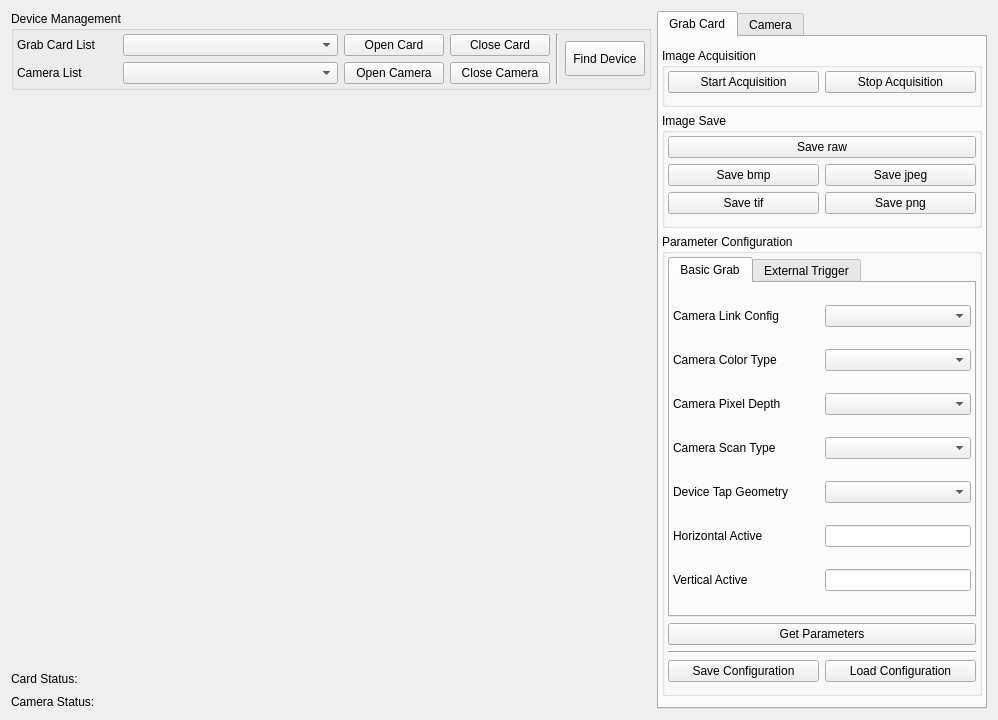
<?xml version="1.0" encoding="UTF-8"?>
<ui version="4.0">
 <class>BasicDemo_SG3000_CLClass</class>
 <widget class="QMainWindow" name="BasicDemo_SG3000_CLClass">
  <property name="geometry">
   <rect>
    <x>0</x>
    <y>0</y>
    <width>998</width>
    <height>671</height>
   </rect>
  </property>
  <property name="windowTitle">
   <string>BasicDemo_SG3000_CL</string>
  </property>
  <widget class="QWidget" name="centralWidget">
   <layout class="QHBoxLayout" name="horizontalLayout_8">
    <item>
     <layout class="QVBoxLayout" name="verticalLayout_2" stretch="0,1">
      <item>
       <widget class="QGroupBox" name="sgControlGrp">
        <property name="title">
         <string>Device Management</string>
        </property>
        <layout class="QHBoxLayout" name="horizontalLayout_29" stretch="1,0,0">
         <property name="leftMargin">
          <number>3</number>
         </property>
         <property name="topMargin">
          <number>3</number>
         </property>
         <property name="rightMargin">
          <number>3</number>
         </property>
         <property name="bottomMargin">
          <number>3</number>
         </property>
         <item>
          <layout class="QVBoxLayout" name="verticalLayout">
           <item>
            <layout class="QHBoxLayout" name="horizontalLayout_2">
             <item>
              <layout class="QHBoxLayout" name="horizontalLayout">
               <item>
                <widget class="QLabel" name="label_20">
                 <property name="maximumSize">
                  <size>
                   <width>100</width>
                   <height>16777215</height>
                  </size>
                 </property>
                 <property name="text">
                  <string>Grab Card List</string>
                 </property>
                </widget>
               </item>
               <item>
                <widget class="QComboBox" name="sgListBox">
                 <property name="minimumSize">
                  <size>
                   <width>0</width>
                   <height>0</height>
                  </size>
                 </property>
                </widget>
               </item>
              </layout>
             </item>
             <item>
              <widget class="QPushButton" name="sgOpenBtn">
               <property name="maximumSize">
                <size>
                 <width>100</width>
                 <height>16777215</height>
                </size>
               </property>
               <property name="text">
                <string>Open Card</string>
               </property>
              </widget>
             </item>
             <item>
              <widget class="QPushButton" name="sgCloseBtn">
               <property name="maximumSize">
                <size>
                 <width>100</width>
                 <height>16777215</height>
                </size>
               </property>
               <property name="text">
                <string>Close Card</string>
               </property>
              </widget>
             </item>
            </layout>
           </item>
           <item>
            <layout class="QHBoxLayout" name="horizontalLayout_5">
             <item>
              <layout class="QHBoxLayout" name="horizontalLayout_4">
               <item>
                <widget class="QLabel" name="label_21">
                 <property name="maximumSize">
                  <size>
                   <width>100</width>
                   <height>16777215</height>
                  </size>
                 </property>
                 <property name="text">
                  <string>Camera List</string>
                 </property>
                </widget>
               </item>
               <item>
                <widget class="QComboBox" name="camListBox"/>
               </item>
              </layout>
             </item>
             <item>
              <widget class="QPushButton" name="camOpenBtn">
               <property name="maximumSize">
                <size>
                 <width>100</width>
                 <height>16777215</height>
                </size>
               </property>
               <property name="text">
                <string>Open Camera</string>
               </property>
              </widget>
             </item>
             <item>
              <widget class="QPushButton" name="camCloseBtn">
               <property name="maximumSize">
                <size>
                 <width>100</width>
                 <height>16777215</height>
                </size>
               </property>
               <property name="text">
                <string>Close Camera</string>
               </property>
              </widget>
             </item>
            </layout>
           </item>
          </layout>
         </item>
         <item>
          <widget class="Line" name="line_3">
           <property name="orientation">
            <enum>Qt::Vertical</enum>
           </property>
          </widget>
         </item>
         <item>
          <widget class="QPushButton" name="enumBtn">
           <property name="minimumSize">
            <size>
             <width>0</width>
             <height>35</height>
            </size>
           </property>
           <property name="text">
            <string>Find Device</string>
           </property>
          </widget>
         </item>
        </layout>
       </widget>
      </item>
      <item>
       <layout class="QVBoxLayout" name="verticalLayout_5" stretch="1,0">
        <item>
         <widget class="QLabel" name="imgLabel">
          <property name="minimumSize">
           <size>
            <width>640</width>
            <height>512</height>
           </size>
          </property>
          <property name="text">
           <string/>
          </property>
         </widget>
        </item>
        <item>
         <layout class="QGridLayout" name="gridLayout" columnstretch="0,0,0">
          <item row="0" column="1">
           <widget class="QLabel" name="sgStatusTip">
            <property name="minimumSize">
             <size>
              <width>120</width>
              <height>0</height>
             </size>
            </property>
            <property name="text">
             <string/>
            </property>
           </widget>
          </item>
          <item row="0" column="0">
           <widget class="QLabel" name="label_9">
            <property name="text">
             <string>Card Status:</string>
            </property>
           </widget>
          </item>
          <item row="1" column="0">
           <widget class="QLabel" name="label_25">
            <property name="text">
             <string>Camera Status:</string>
            </property>
           </widget>
          </item>
          <item row="0" column="2">
           <widget class="QLabel" name="imgLabelTip">
            <property name="minimumSize">
             <size>
              <width>0</width>
              <height>20</height>
             </size>
            </property>
            <property name="text">
             <string/>
            </property>
            <property name="alignment">
             <set>Qt::AlignRight|Qt::AlignTrailing|Qt::AlignVCenter</set>
            </property>
           </widget>
          </item>
          <item row="1" column="1">
           <widget class="QLabel" name="camStatusTip">
            <property name="minimumSize">
             <size>
              <width>80</width>
              <height>0</height>
             </size>
            </property>
            <property name="text">
             <string/>
            </property>
           </widget>
          </item>
         </layout>
        </item>
       </layout>
      </item>
     </layout>
    </item>
    <item>
     <widget class="QTabWidget" name="devTabWidget">
      <property name="currentIndex">
       <number>0</number>
      </property>
      <widget class="QWidget" name="sgTab">
       <attribute name="title">
        <string>Grab Card</string>
       </attribute>
       <layout class="QVBoxLayout" name="verticalLayout_4" stretch="0,0,1">
        <property name="leftMargin">
         <number>3</number>
        </property>
        <property name="rightMargin">
         <number>3</number>
        </property>
        <item>
         <widget class="QGroupBox" name="imgCaptureGrp">
          <property name="title">
           <string>Image Acquisition</string>
          </property>
          <layout class="QVBoxLayout" name="verticalLayout_7">
           <property name="leftMargin">
            <number>3</number>
           </property>
           <property name="topMargin">
            <number>3</number>
           </property>
           <property name="rightMargin">
            <number>3</number>
           </property>
           <item>
            <layout class="QHBoxLayout" name="horizontalLayout_17">
             <item>
              <widget class="QPushButton" name="startGrabBtn">
               <property name="text">
                <string>Start Acquisition</string>
               </property>
              </widget>
             </item>
             <item>
              <widget class="QPushButton" name="stopGrabBtn">
               <property name="text">
                <string>Stop Acquisition</string>
               </property>
              </widget>
             </item>
            </layout>
           </item>
          </layout>
         </widget>
        </item>
        <item>
         <widget class="QGroupBox" name="imgSaveGrp">
          <property name="title">
           <string>Image Save</string>
          </property>
          <layout class="QVBoxLayout" name="verticalLayout_3">
           <property name="spacing">
            <number>6</number>
           </property>
           <property name="leftMargin">
            <number>3</number>
           </property>
           <property name="topMargin">
            <number>3</number>
           </property>
           <property name="rightMargin">
            <number>3</number>
           </property>
           <item>
            <widget class="QPushButton" name="saveRawBtn">
             <property name="text">
              <string>Save raw</string>
             </property>
            </widget>
           </item>
           <item>
            <layout class="QHBoxLayout" name="horizontalLayout_6">
             <item>
              <widget class="QPushButton" name="saveBmpBtn">
               <property name="text">
                <string>Save bmp</string>
               </property>
              </widget>
             </item>
             <item>
              <widget class="QPushButton" name="saveJpegBtn">
               <property name="text">
                <string>Save jpeg</string>
               </property>
              </widget>
             </item>
            </layout>
           </item>
           <item>
            <layout class="QHBoxLayout" name="horizontalLayout_7">
             <item>
              <widget class="QPushButton" name="saveTifBtn">
               <property name="text">
                <string>Save tif</string>
               </property>
              </widget>
             </item>
             <item>
              <widget class="QPushButton" name="savePngBtn">
               <property name="text">
                <string>Save png</string>
               </property>
              </widget>
             </item>
            </layout>
           </item>
          </layout>
         </widget>
        </item>
        <item>
         <widget class="QGroupBox" name="sgParamConfigGrp">
          <property name="title">
           <string>Parameter Configuration</string>
          </property>
          <layout class="QVBoxLayout" name="verticalLayout_12">
           <property name="leftMargin">
            <number>3</number>
           </property>
           <property name="topMargin">
            <number>3</number>
           </property>
           <property name="rightMargin">
            <number>3</number>
           </property>
           <item>
            <widget class="QTabWidget" name="tabWidget_2">
             <property name="currentIndex">
              <number>0</number>
             </property>
             <widget class="QWidget" name="tab_3">
              <attribute name="title">
               <string>Basic Grab</string>
              </attribute>
              <layout class="QVBoxLayout" name="verticalLayout_8">
               <property name="spacing">
                <number>3</number>
               </property>
               <property name="leftMargin">
                <number>3</number>
               </property>
               <property name="topMargin">
                <number>3</number>
               </property>
               <property name="rightMargin">
                <number>3</number>
               </property>
               <property name="bottomMargin">
                <number>3</number>
               </property>
               <item>
                <layout class="QHBoxLayout" name="horizontalLayout_9">
                 <item>
                  <widget class="QLabel" name="label">
                   <property name="minimumSize">
                    <size>
                     <width>0</width>
                     <height>0</height>
                    </size>
                   </property>
                   <property name="text">
                    <string>Camera Link Config</string>
                   </property>
                  </widget>
                 </item>
                 <item>
                  <widget class="QComboBox" name="camLinkConfigBox">
                   <property name="minimumSize">
                    <size>
                     <width>140</width>
                     <height>0</height>
                    </size>
                   </property>
                  </widget>
                 </item>
                </layout>
               </item>
               <item>
                <layout class="QHBoxLayout" name="horizontalLayout_10">
                 <item>
                  <widget class="QLabel" name="label_2">
                   <property name="text">
                    <string>Camera Color Type</string>
                   </property>
                  </widget>
                 </item>
                 <item>
                  <widget class="QComboBox" name="camColorTypeBox">
                   <property name="minimumSize">
                    <size>
                     <width>140</width>
                     <height>0</height>
                    </size>
                   </property>
                  </widget>
                 </item>
                </layout>
               </item>
               <item>
                <layout class="QHBoxLayout" name="horizontalLayout_11">
                 <item>
                  <widget class="QLabel" name="label_3">
                   <property name="text">
                    <string>Camera Pixel Depth</string>
                   </property>
                  </widget>
                 </item>
                 <item>
                  <widget class="QComboBox" name="camPixelDepthBox">
                   <property name="minimumSize">
                    <size>
                     <width>140</width>
                     <height>0</height>
                    </size>
                   </property>
                   <property name="maximumSize">
                    <size>
                     <width>16777215</width>
                     <height>16777215</height>
                    </size>
                   </property>
                  </widget>
                 </item>
                </layout>
               </item>
               <item>
                <layout class="QHBoxLayout" name="horizontalLayout_12">
                 <item>
                  <widget class="QLabel" name="label_4">
                   <property name="text">
                    <string>Camera Scan Type</string>
                   </property>
                  </widget>
                 </item>
                 <item>
                  <widget class="QComboBox" name="camScanTypeBox">
                   <property name="minimumSize">
                    <size>
                     <width>140</width>
                     <height>0</height>
                    </size>
                   </property>
                   <property name="maximumSize">
                    <size>
                     <width>16777215</width>
                     <height>16777215</height>
                    </size>
                   </property>
                  </widget>
                 </item>
                </layout>
               </item>
               <item>
                <layout class="QHBoxLayout" name="horizontalLayout_13">
                 <item>
                  <widget class="QLabel" name="label_5">
                   <property name="text">
                    <string>Device Tap Geometry</string>
                   </property>
                  </widget>
                 </item>
                 <item>
                  <widget class="QComboBox" name="tapGeometryBox">
                   <property name="minimumSize">
                    <size>
                     <width>140</width>
                     <height>0</height>
                    </size>
                   </property>
                  </widget>
                 </item>
                </layout>
               </item>
               <item>
                <layout class="QHBoxLayout" name="horizontalLayout_14">
                 <item>
                  <widget class="QLabel" name="label_6">
                   <property name="text">
                    <string>Horizontal Active</string>
                   </property>
                  </widget>
                 </item>
                 <item>
                  <widget class="QLineEdit" name="horizontalEdit">
                   <property name="sizePolicy">
                    <sizepolicy hsizetype="Preferred" vsizetype="Fixed">
                     <horstretch>0</horstretch>
                     <verstretch>0</verstretch>
                    </sizepolicy>
                   </property>
                   <property name="minimumSize">
                    <size>
                     <width>140</width>
                     <height>0</height>
                    </size>
                   </property>
                   <property name="maximumSize">
                    <size>
                     <width>16777215</width>
                     <height>16777215</height>
                    </size>
                   </property>
                  </widget>
                 </item>
                </layout>
               </item>
               <item>
                <layout class="QHBoxLayout" name="horizontalLayout_15">
                 <item>
                  <widget class="QLabel" name="label_7">
                   <property name="text">
                    <string>Vertical Active</string>
                   </property>
                  </widget>
                 </item>
                 <item>
                  <widget class="QLineEdit" name="verticalEdit">
                   <property name="sizePolicy">
                    <sizepolicy hsizetype="Preferred" vsizetype="Fixed">
                     <horstretch>0</horstretch>
                     <verstretch>0</verstretch>
                    </sizepolicy>
                   </property>
                   <property name="minimumSize">
                    <size>
                     <width>140</width>
                     <height>0</height>
                    </size>
                   </property>
                   <property name="maximumSize">
                    <size>
                     <width>16777215</width>
                     <height>16777215</height>
                    </size>
                   </property>
                  </widget>
                 </item>
                </layout>
               </item>
              </layout>
             </widget>
             <widget class="QWidget" name="tab_4">
              <attribute name="title">
               <string>External Trigger</string>
              </attribute>
              <layout class="QVBoxLayout" name="verticalLayout_11" stretch="1,0,0">
               <property name="spacing">
                <number>6</number>
               </property>
               <property name="leftMargin">
                <number>3</number>
               </property>
               <property name="topMargin">
                <number>3</number>
               </property>
               <property name="rightMargin">
                <number>3</number>
               </property>
               <property name="bottomMargin">
                <number>3</number>
               </property>
               <item>
                <layout class="QHBoxLayout" name="horizontalLayout_16">
                 <item>
                  <widget class="QLabel" name="label_8">
                   <property name="minimumSize">
                    <size>
                     <width>0</width>
                     <height>40</height>
                    </size>
                   </property>
                   <property name="text">
                    <string>CC1</string>
                   </property>
                  </widget>
                 </item>
                 <item>
                  <widget class="QComboBox" name="CC1Box">
                   <property name="minimumSize">
                    <size>
                     <width>140</width>
                     <height>0</height>
                    </size>
                   </property>
                  </widget>
                 </item>
                </layout>
               </item>
               <item>
                <widget class="QGroupBox" name="groupBox_2">
                 <property name="title">
                  <string>Line Trigger Configuration</string>
                 </property>
                 <layout class="QVBoxLayout" name="verticalLayout_9">
                  <property name="leftMargin">
                   <number>3</number>
                  </property>
                  <property name="topMargin">
                   <number>3</number>
                  </property>
                  <property name="rightMargin">
                   <number>3</number>
                  </property>
                  <property name="bottomMargin">
                   <number>3</number>
                  </property>
                  <item>
                   <layout class="QHBoxLayout" name="horizontalLayout_30">
                    <item>
                     <widget class="QLabel" name="label_22">
                      <property name="minimumSize">
                       <size>
                        <width>0</width>
                        <height>0</height>
                       </size>
                      </property>
                      <property name="text">
                       <string>Line Trigger Enable</string>
                      </property>
                     </widget>
                    </item>
                    <item>
                     <widget class="QComboBox" name="lineTriggerEnableBox">
                      <property name="minimumSize">
                       <size>
                        <width>120</width>
                        <height>0</height>
                       </size>
                      </property>
                      <property name="maximumSize">
                       <size>
                        <width>100</width>
                        <height>16777215</height>
                       </size>
                      </property>
                     </widget>
                    </item>
                   </layout>
                  </item>
                  <item>
                   <layout class="QHBoxLayout" name="horizontalLayout_18">
                    <item>
                     <widget class="QLabel" name="label_10">
                      <property name="text">
                       <string>Line Trigger Source</string>
                      </property>
                     </widget>
                    </item>
                    <item>
                     <widget class="QComboBox" name="lineTriggerSourceBox">
                      <property name="minimumSize">
                       <size>
                        <width>120</width>
                        <height>0</height>
                       </size>
                      </property>
                      <property name="maximumSize">
                       <size>
                        <width>100</width>
                        <height>16777215</height>
                       </size>
                      </property>
                     </widget>
                    </item>
                   </layout>
                  </item>
                  <item>
                   <layout class="QHBoxLayout" name="horizontalLayout_19">
                    <item>
                     <widget class="QLabel" name="label_11">
                      <property name="text">
                       <string>Line Internal Trigger Rate</string>
                      </property>
                     </widget>
                    </item>
                    <item>
                     <widget class="QLineEdit" name="lineTriggerRateEdit">
                      <property name="minimumSize">
                       <size>
                        <width>120</width>
                        <height>0</height>
                       </size>
                      </property>
                      <property name="maximumSize">
                       <size>
                        <width>100</width>
                        <height>16777215</height>
                       </size>
                      </property>
                     </widget>
                    </item>
                   </layout>
                  </item>
                  <item>
                   <widget class="QPushButton" name="lineTriggerSoftwareBtn">
                    <property name="text">
                     <string>Line Software Trigger</string>
                    </property>
                   </widget>
                  </item>
                 </layout>
                </widget>
               </item>
               <item>
                <widget class="QGroupBox" name="groupBox_3">
                 <property name="title">
                  <string>Frame Trigger Configuration</string>
                 </property>
                 <layout class="QVBoxLayout" name="verticalLayout_10">
                  <property name="leftMargin">
                   <number>3</number>
                  </property>
                  <property name="topMargin">
                   <number>3</number>
                  </property>
                  <property name="rightMargin">
                   <number>3</number>
                  </property>
                  <property name="bottomMargin">
                   <number>3</number>
                  </property>
                  <item>
                   <layout class="QHBoxLayout" name="horizontalLayout_31">
                    <item>
                     <widget class="QLabel" name="label_23">
                      <property name="text">
                       <string>Frame Trigger Enable</string>
                      </property>
                     </widget>
                    </item>
                    <item>
                     <widget class="QComboBox" name="frameTriggerEnableBox">
                      <property name="minimumSize">
                       <size>
                        <width>120</width>
                        <height>0</height>
                       </size>
                      </property>
                      <property name="maximumSize">
                       <size>
                        <width>100</width>
                        <height>16777215</height>
                       </size>
                      </property>
                     </widget>
                    </item>
                   </layout>
                  </item>
                  <item>
                   <layout class="QHBoxLayout" name="horizontalLayout_22">
                    <item>
                     <widget class="QLabel" name="label_14">
                      <property name="text">
                       <string>Frame Trigger Source</string>
                      </property>
                     </widget>
                    </item>
                    <item>
                     <widget class="QComboBox" name="frameTriggerSourceBox">
                      <property name="minimumSize">
                       <size>
                        <width>120</width>
                        <height>0</height>
                       </size>
                      </property>
                      <property name="maximumSize">
                       <size>
                        <width>100</width>
                        <height>16777215</height>
                       </size>
                      </property>
                     </widget>
                    </item>
                   </layout>
                  </item>
                  <item>
                   <layout class="QHBoxLayout" name="horizontalLayout_23">
                    <item>
                     <widget class="QLabel" name="label_15">
                      <property name="text">
                       <string>Frame Internal Trigger Rate</string>
                      </property>
                     </widget>
                    </item>
                    <item>
                     <widget class="QLineEdit" name="frameTriggerRateEdit">
                      <property name="minimumSize">
                       <size>
                        <width>120</width>
                        <height>0</height>
                       </size>
                      </property>
                      <property name="maximumSize">
                       <size>
                        <width>100</width>
                        <height>16777215</height>
                       </size>
                      </property>
                     </widget>
                    </item>
                   </layout>
                  </item>
                  <item>
                   <widget class="QPushButton" name="frameTriggerSoftwareBtn">
                    <property name="text">
                     <string>Frame Software Trigger</string>
                    </property>
                   </widget>
                  </item>
                 </layout>
                </widget>
               </item>
              </layout>
             </widget>
            </widget>
           </item>
           <item>
            <widget class="QPushButton" name="sgGetParamBtn">
             <property name="text">
              <string>Get Parameters</string>
             </property>
            </widget>
           </item>
           <item>
            <widget class="Line" name="line_4">
             <property name="orientation">
              <enum>Qt::Horizontal</enum>
             </property>
            </widget>
           </item>
           <item>
            <layout class="QHBoxLayout" name="horizontalLayout_32">
             <item>
              <widget class="QPushButton" name="sgConfigSaveBtn">
               <property name="text">
                <string>Save Configuration</string>
               </property>
              </widget>
             </item>
             <item>
              <widget class="QPushButton" name="sgConfigLoadBtn">
               <property name="text">
                <string>Load Configuration</string>
               </property>
              </widget>
             </item>
            </layout>
           </item>
          </layout>
         </widget>
        </item>
       </layout>
      </widget>
      <widget class="QWidget" name="camTab">
       <attribute name="title">
        <string>Camera</string>
       </attribute>
       <layout class="QVBoxLayout" name="verticalLayout_6" stretch="0">
        <item>
         <widget class="QGroupBox" name="camParamConfigGrp">
          <property name="title">
           <string>Parameter Configuration</string>
          </property>
          <layout class="QVBoxLayout" name="verticalLayout_13">
           <item>
            <layout class="QHBoxLayout" name="horizontalLayout_24">
             <item>
              <widget class="QLabel" name="label_16">
               <property name="text">
                <string>Exposure</string>
               </property>
              </widget>
             </item>
             <item>
              <widget class="QLineEdit" name="expoEdit">
               <property name="sizePolicy">
                <sizepolicy hsizetype="Preferred" vsizetype="Fixed">
                 <horstretch>0</horstretch>
                 <verstretch>0</verstretch>
                </sizepolicy>
               </property>
               <property name="maximumSize">
                <size>
                 <width>140</width>
                 <height>16777215</height>
                </size>
               </property>
              </widget>
             </item>
            </layout>
           </item>
           <item>
            <layout class="QHBoxLayout" name="horizontalLayout_25">
             <item>
              <widget class="QLabel" name="label_17">
               <property name="text">
                <string>Gain</string>
               </property>
              </widget>
             </item>
             <item>
              <widget class="QLineEdit" name="gainEdit">
               <property name="sizePolicy">
                <sizepolicy hsizetype="Preferred" vsizetype="Fixed">
                 <horstretch>0</horstretch>
                 <verstretch>0</verstretch>
                </sizepolicy>
               </property>
               <property name="maximumSize">
                <size>
                 <width>140</width>
                 <height>16777215</height>
                </size>
               </property>
              </widget>
             </item>
            </layout>
           </item>
           <item>
            <layout class="QHBoxLayout" name="horizontalLayout_26">
             <item>
              <widget class="QLabel" name="label_18">
               <property name="text">
                <string>FrameRate</string>
               </property>
              </widget>
             </item>
             <item>
              <widget class="QLineEdit" name="frameRateEdit">
               <property name="sizePolicy">
                <sizepolicy hsizetype="Preferred" vsizetype="Fixed">
                 <horstretch>0</horstretch>
                 <verstretch>0</verstretch>
                </sizepolicy>
               </property>
               <property name="maximumSize">
                <size>
                 <width>140</width>
                 <height>16777215</height>
                </size>
               </property>
              </widget>
             </item>
            </layout>
           </item>
           <item>
            <layout class="QHBoxLayout" name="horizontalLayout_27">
             <item>
              <widget class="QLabel" name="label_19">
               <property name="text">
                <string>PixelFormat</string>
               </property>
              </widget>
             </item>
             <item>
              <widget class="QComboBox" name="pixelFormatBox">
               <property name="maximumSize">
                <size>
                 <width>140</width>
                 <height>16777215</height>
                </size>
               </property>
              </widget>
             </item>
            </layout>
           </item>
           <item>
            <layout class="QHBoxLayout" name="horizontalLayout_3">
             <item>
              <widget class="QLabel" name="label_12">
               <property name="text">
                <string>TriggerMode</string>
               </property>
              </widget>
             </item>
             <item>
              <widget class="QComboBox" name="triggerModeBox">
               <property name="maximumSize">
                <size>
                 <width>140</width>
                 <height>16777215</height>
                </size>
               </property>
              </widget>
             </item>
            </layout>
           </item>
           <item>
            <layout class="QHBoxLayout" name="horizontalLayout_20">
             <item>
              <widget class="QLabel" name="label_13">
               <property name="text">
                <string>TriggerSource</string>
               </property>
              </widget>
             </item>
             <item>
              <widget class="QComboBox" name="triggerSourceBox">
               <property name="maximumSize">
                <size>
                 <width>140</width>
                 <height>16777215</height>
                </size>
               </property>
              </widget>
             </item>
            </layout>
           </item>
           <item>
            <layout class="QHBoxLayout" name="horizontalLayout_21">
             <item>
              <widget class="QPushButton" name="TriggerSoftwareBtn">
               <property name="text">
                <string>Software Trigger</string>
               </property>
              </widget>
             </item>
            </layout>
           </item>
           <item>
            <widget class="QPushButton" name="camGetParamBtn">
             <property name="text">
              <string>Get Parameters</string>
             </property>
            </widget>
           </item>
           <item>
            <widget class="Line" name="line">
             <property name="orientation">
              <enum>Qt::Horizontal</enum>
             </property>
            </widget>
           </item>
           <item>
            <layout class="QHBoxLayout" name="horizontalLayout_28">
             <item>
              <widget class="QPushButton" name="camConfigSaveBtn">
               <property name="text">
                <string>Save Configuration</string>
               </property>
              </widget>
             </item>
             <item>
              <widget class="QPushButton" name="camConfigLoadBtn">
               <property name="text">
                <string>Load Configuration</string>
               </property>
              </widget>
             </item>
            </layout>
           </item>
           <item>
            <spacer name="verticalSpacer">
             <property name="orientation">
              <enum>Qt::Vertical</enum>
             </property>
             <property name="sizeHint" stdset="0">
              <size>
               <width>20</width>
               <height>40</height>
              </size>
             </property>
            </spacer>
           </item>
          </layout>
         </widget>
        </item>
       </layout>
      </widget>
     </widget>
    </item>
   </layout>
  </widget>
 </widget>
 <layoutdefault spacing="6" margin="11"/>
 <resources>
  <include location="BasicDemo_SG3000_CL.qrc"/>
 </resources>
 <connections/>
</ui>
